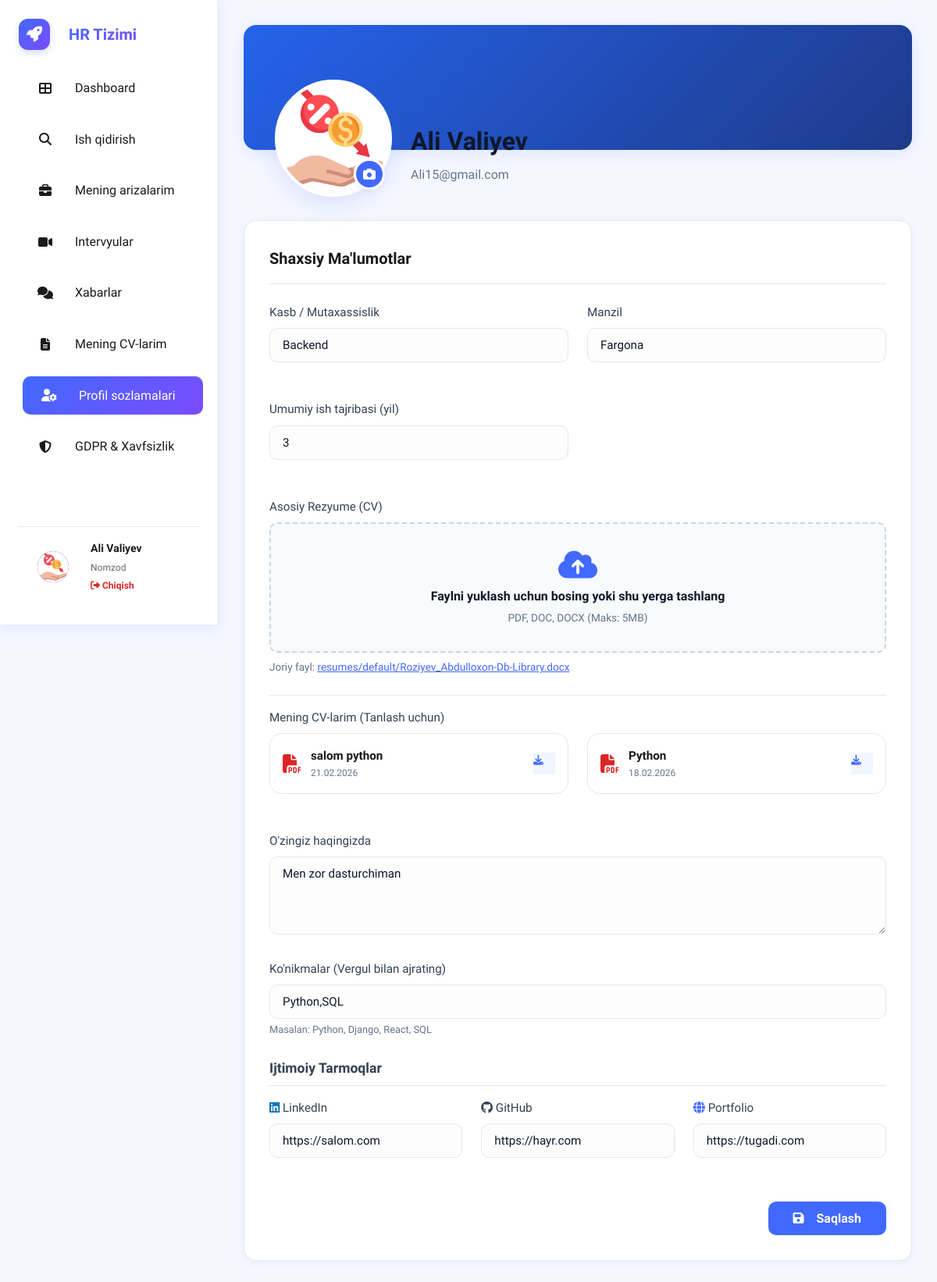
The page /candidate/profile/ (signed in) on the database its author committed.
### hr_bolim/models.py (models this page shows, shortened)
class User(AbstractUser):
    ROLE_CHOICES = (
        ("candidate","Ish izlovchi"),
        ("employer","Ish beruvchi"),
        ("admin","Admin")
    )
    role = models.CharField(max_length=20,choices=ROLE_CHOICES, default='candidate')
    phone = models.CharField(max_length=20,blank=True,null=True)
    consent_given = models.BooleanField(default=False)
    consent_date = models.DateTimeField(blank=True,null=True)
    consent_policy_version = models.CharField(max_length=10,blank=True,null=True)
    data_retention_until = models.DateTimeField(blank=True,null=True)
    is_delete = models.BooleanField(default=False)
    created_at = models.DateTimeField(auto_now_add=True)
    update_at = models.DateTimeField(auto_now=True)
    is_staff = models.BooleanField(default=False)
    is_superuser = models.BooleanField(default=False)

class CandidateProfile(models.Model):
    user = models.OneToOneField(User, on_delete=models.CASCADE, related_name='candidate_profile')
    profile_picture = models.ImageField(upload_to='profile_pics/', blank=True, null=True)
    profession = models.CharField(max_length=150, blank=True, null=True, help_text="Ex: Software Engineer")
    location = models.CharField(max_length=150, blank=True, null=True)
    about_me = models.TextField(blank=True, null=True)
    skills = models.TextField(blank=True, null=True, help_text="Comma separated skills")
    profile_views = models.PositiveIntegerField(default=0)
    is_processing_restricted = models.BooleanField(default=False, help_text="User restricted data processing")
    experience_years = models.PositiveIntegerField(default=0, help_text="Total years of experience")
    resume_file = models.FileField(upload_to='resumes/default/', blank=True, null=True, help_text="Default CV for 1-click apply")
    linkedin = models.URLField(blank=True, null=True)
    github = models.URLField(blank=True, null=True)
    portfolio = models.URLField(blank=True, null=True)
    created_at = models.DateTimeField(auto_now_add=True)
    updated_at = models.DateTimeField(auto_now=True)

class Resume(models.Model):
    user = models.ForeignKey(User, on_delete=models.CASCADE, related_name='resumes')
    title = models.CharField(max_length=150, help_text="CV nomi (masalan: Python Developer CV)")
    file = models.FileField(upload_to='resumes/user_uploads/')
    is_public = models.BooleanField(default=True, help_text="Boshqa ish beruvchilar ko'ra oladimi?")
    created_at = models.DateTimeField(auto_now_add=True)

### hr_bolim/views.py (the view)
# urls.py: path('candidate/profile/', candidate_profile, name='candidate_profile'),
@candidate_required
def candidate_profile(request):
    profile, created = CandidateProfile.objects.get_or_create(user=request.user)
    if request.method == 'POST':
        form = CandidateProfileForm(request.POST, request.FILES, instance=profile)
        if form.is_valid():
            form.save()
            messages.success(request, "Profil muvaffaqiyatli yangilandi!")
            return redirect('candidate_profile')
    else:
        form = CandidateProfileForm(instance=profile)
    resumes = request.user.resumes.all().order_by('-created_at')
    context = {
        'form': form,
        'profile': profile,
        'resumes': resumes
    }
    return render(request, 'hr_bolim/candidate/profile.html', context)

### hr_bolim/templates/hr_bolim/candidate/profile.html (shortened to what this page needs)
{% extends 'hr_bolim/candidate/base_candidate.html' %}
{% load static %}
{% block content %}
<div class="profile-banner">
    <div class="profile-header-content">
        <div class="profile-pic-wrapper">
            {% if profile.profile_picture %}
                <img src="{{ profile.profile_picture.url }}" alt="Profile" class="profile-pic" id="avatarPreview">
            {% else %}
                <div class="profile-placeholder" id="avatarPlaceholder">
                    <i class="fas fa-user"></i>
                </div>
            {% endif %}
            <label for="id_profile_picture" class="camera-btn" title="Rasmni o'zgartirish">
                <i class="fas fa-camera"></i>
            </label>
        </div>
        <div class="profile-names">
            <h1>{{ user.first_name }} {{ user.last_name }}</h1>
            <p>{{ user.email }}</p>
        </div>
    </div>
</div>
<div class="card" style="margin-top: 2rem;">
    <div class="section-title">
        <span>Shaxsiy Ma'lumotlar</span>
    </div>
    <form method="post" enctype="multipart/form-data" id="profileForm">
        <div class="grid-2">
            <div class="form-group">
                <label class="form-label">Kasb / Mutaxassislik</label>
                {{ form.profession }}
            </div>
            <div class="form-group">
                <label class="form-label">Manzil</label>
                {{ form.location }}
            </div>
            <div class="form-group">
                <label class="form-label">Umumiy ish tajribasi (yil)</label>
                {{ form.experience_years }}
            </div>
            <div class="form-group" style="grid-column: span 2;">
                <label class="form-label">Asosiy Rezyume (CV)</label>
                <div class="resume-upload-container" id="drop-zone">
                    <div class="drop-zone-content">
                        <i class="fas fa-cloud-upload-alt drop-zone-icon"></i>
                        <p class="drop-zone-text">Faylni yuklash uchun bosing yoki shu yerga tashlang</p>
                        <p class="drop-zone-hint">PDF, DOC, DOCX (Maks: 5MB)</p>
                    </div>
                </div>
                {% if profile.resume_file %}
                    <div style="margin-top: 0.5rem; font-size: 0.85rem; color: var(--secondary);">
                        Joriy fayl: <a href="{{ profile.resume_file.url }}" target="_blank" style="color: var(--primary); text-decoration: underline;">
                            {% if profile.resume_file.name %}{{ profile.resume_file.name }}{% else %}Yuklangan fayl{% endif %}
                        </a>
                    </div>
                {% endif %}
                {% if resumes %}
                <div style="margin-top: 1.5rem; border-top: 1px solid var(--border); padding-top: 1rem;">
                    <label class="form-label" style="margin-bottom: 0.5rem; display: block;">Mening CV-larim (Tanlash uchun)</label>
                    <div class="grid-2">
                        {% for resume in resumes %}
                        <div class="card" style="padding: 1rem; display: flex; align-items: center; gap: 0.75rem; border: 1px solid var(--border); box-shadow: none; margin-bottom: 0;">
                            <i class="fas fa-file-pdf" style="color: var(--danger); font-size: 1.5rem;"></i>
                            <div style="flex: 1; overflow: hidden;">
                                <h5 style="margin: 0; font-size: 0.95rem; white-space: nowrap; overflow: hidden; text-overflow: ellipsis;">{{ resume.title }}</h5>
                                <p style="margin: 0; font-size: 0.75rem; color: var(--secondary);">{{ resume.created_at|date:"d.m.Y" }}</p>
                            </div>
                            <a href="{{ resume.file.url }}" target="_blank" class="btn-icon" style="width: 28px; height: 28px; background: #eff6ff; color: var(--primary); font-size: 0.8rem;">
                                <i class="fas fa-download"></i>
                            </a>
                        </div>
                        {% endfor %}
                    </div>
                </div>
                {% endif %}
            </div>
            <div class="form-group" style="grid-column: span 2;">
                <label class="form-label">O'zingiz haqingizda</label>
                {{ form.about_me }}
            </div>
        </div>
        <div class="form-group">
            <label class="form-label">Ko'nikmalar (Vergul bilan ajrating)</label>
            {{ form.skills }}
            <p style="font-size: 0.8rem; color: var(--secondary); margin-top: 0.25rem;">Masalan: Python, Django, React, SQL</p>
        </div>
        <h3 style="font-size:1.1rem; margin:1.5rem 0 1rem 0; color:var(--text-main); font-weight:600; border-bottom: 1px solid var(--border); padding-bottom: 0.5rem;">Ijtimoiy Tarmoqlar</h3>
        <div class="grid-3">
            <div class="form-group">
                <label class="form-label"><i class="fab fa-linkedin" style="color:#0077b5;"></i> LinkedIn</label>
                {{ form.linkedin }}
            </div>
            <div class="form-group">
                <label class="form-label"><i class="fab fa-github"></i> GitHub</label>
                {{ form.github }}
            </div>
            <div class="form-group">
                <label class="form-label"><i class="fas fa-globe" style="color:var(--primary);"></i> Portfolio</label>
                {{ form.portfolio }}
            </div>
        </div>
        <div style="text-align:right; margin-top:2rem;">
            <button type="submit" class="btn btn-primary" style="padding: 0.75rem 2rem; font-size: 1rem;">
                <i class="fas fa-save" style="margin-right: 8px;"></i> Saqlash
            </button>
        </div>
    </form>
</div>
{% endblock %}

### hr_bolim/templates/hr_bolim/candidate/base_candidate.html (shortened to what this page needs)
{% load static %}
<!DOCTYPE html>
<html lang="uz">
<head>
    <link rel="stylesheet" href="https://cdnjs.cloudflare.com/ajax/libs/font-awesome/6.4.0/css/all.min.css">
    <link rel="stylesheet" href="{% static 'css/candidate.css' %}">
</head>
<body>
    <aside class="sidebar" id="sidebar">
        <a href="{% url 'home' %}" class="brand">
            <div class="brand-logo"><i class="fas fa-rocket"></i></div>
            <div class="brand-name">HR Tizimi</div>
        </a>
        <ul class="nav-menu">
            <li>
                <a href="{% url 'candidate_dashboard' %}" class="nav-link {% if request.resolver_match.url_name == 'candidate_dashboard' %}active{% endif %}">
                    <i class="fas fa-th-large"></i> Dashboard
                </a>
            </li>
            <li>
                <a href="{% url 'jobs_list' %}" class="nav-link">
                    <i class="fas fa-search"></i> Ish qidirish
                </a>
            </li>
            <li>
                <a href="{% url 'my_applications' %}" class="nav-link {% if request.resolver_match.url_name == 'my_applications' %}active{% endif %}">
                    <i class="fas fa-briefcase"></i> Mening arizalarim
                </a>
            </li>
            <li>
                <a href="{% url 'candidate_interviews' %}" class="nav-link {% if request.resolver_match.url_name == 'candidate_interviews' %}active{% endif %}">
                    <i class="fas fa-video"></i> Intervyular
                </a>
            </li>
            <li>
                <a href="{% url 'inbox' %}" class="nav-link {% if 'inbox' in request.resolver_match.url_name or 'chat' in request.resolver_match.url_name %}active{% endif %}">
                    <i class="fas fa-comments"></i> Xabarlar
                </a>
            </li>
            <li>
                <a href="{% url 'candidate_cv' %}" class="nav-link {% if 'candidate_cv' in request.resolver_match.url_name or 'add_' in request.resolver_match.url_name %}active{% endif %}">
                    <i class="fas fa-file-alt"></i> Mening CV-larim
                </a>
            </li>
            <li>
                <a href="{% url 'candidate_profile' %}" class="nav-link {% if request.resolver_match.url_name == 'candidate_profile' %}active{% endif %}">
                    <i class="fas fa-user-cog"></i> Profil sozlamalari
                </a>
            </li>
            <li>
                <a href="{% url 'candidate_gdpr' %}" class="nav-link {% if request.resolver_match.url_name == 'candidate_gdpr' %}active{% endif %}">
                    <i class="fas fa-shield-alt"></i> GDPR & Xavfsizlik
                </a>
            </li>
        </ul>
        <div class="user-profile-sidebar">
            <div class="avatar-sm">
                {% if user.candidate_profile.profile_picture %}
                    <img src="{{ user.candidate_profile.profile_picture.url }}" alt="Profile" style="width:100%; height:100%; border-radius:50%; object-fit:cover;">
                {% else %}
                    <i class="fas fa-user"></i>
                {% endif %}
            </div>
            <div class="user-info-sidebar">
                <h4>{{ user.first_name }} {{ user.last_name }}</h4>
                <p>Nomzod</p>
                <a href="{% url 'logout' %}" style="color:var(--danger); font-size:0.75rem; text-decoration:none; margin-top:0.25rem; display:block; font-weight:600;">
                    <i class="fas fa-sign-out-alt"></i> Chiqish
                </a>
            </div>
        </div>
    </aside>
    <main class="main-content">
        {% block content %}
        {% endblock %}
    </main>
</body>
</html>

### rows shown on the page
User: candidate_profile.profile_picture (picture), first_name "Ali", last_name "Valiyev", email "Ali15@gmail.com"
CandidateProfile: profile_picture (picture), profession "Backend", location "Fargona", experience_years "3", resume_file.name "resumes/default/Roziyev_Abdulloxon-Db-Library.docx", about_me "Men zor dasturchiman", skills "Python,SQL", linkedin "https://salom.com", github "https://hayr.com", portfolio "https://tugadi.com"
Resume: title "salom python", created_at "21.02.2026"
Resume: title "Python", created_at "18.02.2026"
